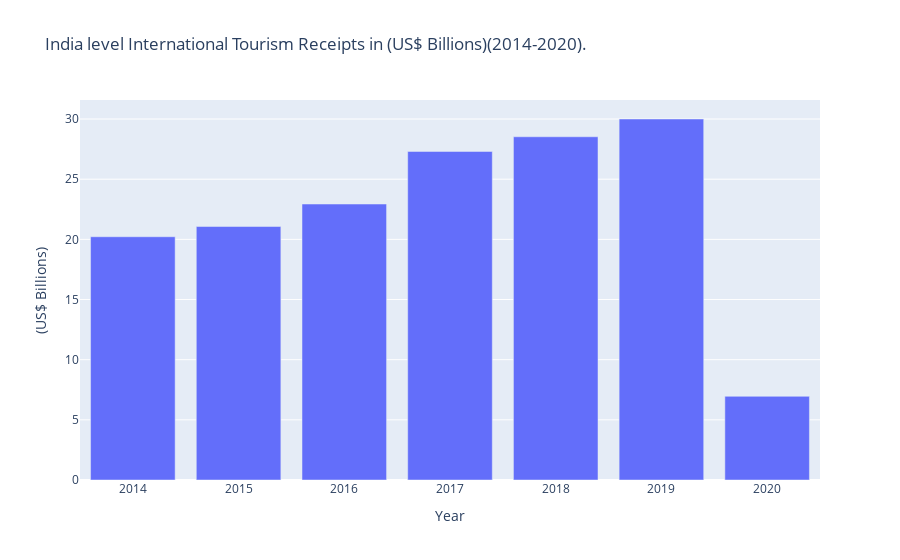

Source (notebook cell):
### Markdown cell above
# India level International Tourism Receipts in (US$ Billions)(2014-2020)

### Code cell
# Creating new column to get the absolute number of India level International Tourism Receipts in US$ Billion 
# world level International Tourism Receipts in US$ Billion * Share of India in International Tourism Receipts (US$ terms) (in %)

data["spendinIndia"] = (data["witr"] * data["ipwsiitr"]) / 100
fig5 = px.bar(data, x="year", y="spendinIndia", labels={"year":"Year", "spendinIndia": "(US$ Billions)"},
              title="India level International Tourism Receipts in (US$ Billions)(2014-2020).")
fig5.show()

### Figure 1 — Plotly figure (JSON) as saved in the notebook; plotly's stock layout.template omitted (floating-point values rounded to 4 significant figures)
{"data": [{"alignmentgroup": "True", "hovertemplate": "Year=%{x}<br>(US$ Billions)=%{y}<extra></extra>", "legendgroup": "", "marker": {"color": "#636efa", "pattern": {"shape": ""}}, "name": "", "offsetgroup": "", "orientation": "v", "showlegend": false, "textposition": "auto", "type": "bar", "x": [2014, 2015, 2016, 2017, 2018, 2019, 2020], "xaxis": "x", "y": [20.22, 21.07, 22.94, 27.31, 28.53, 30.0, 6.955], "yaxis": "y"}], "layout": {"barmode": "relative", "legend": {"tracegroupgap": 0}, "title": {"text": "India level International Tourism Receipts in (US$ Billions)(2014-2020)."}, "xaxis": {"anchor": "y", "domain": [0, 1], "title": {"text": "Year"}}, "yaxis": {"anchor": "x", "domain": [0, 1], "title": {"text": "(US$ Billions)"}}}}
